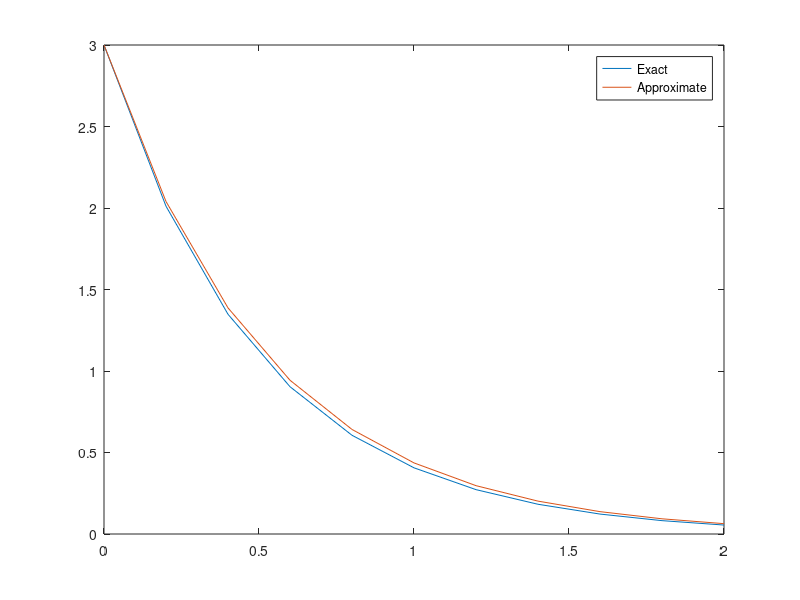
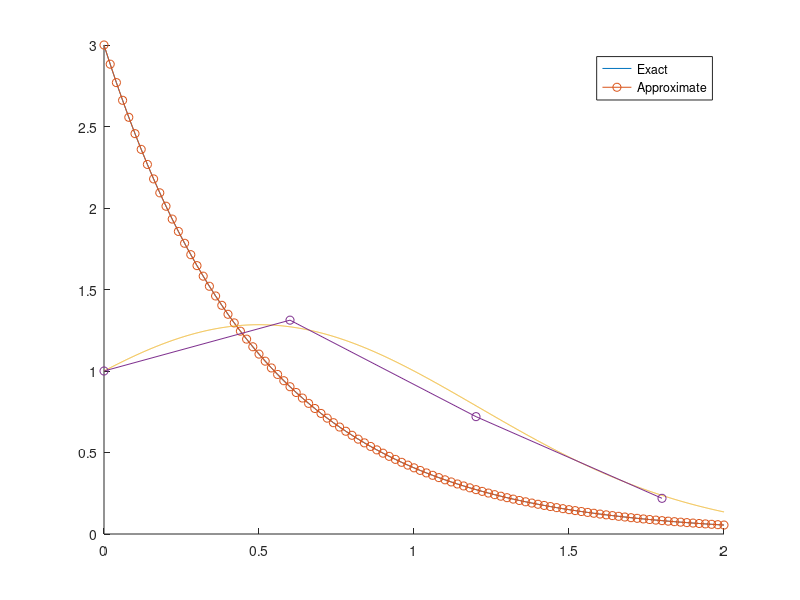

The MATLAB source for these figures, in order:
%% Example 1
%improved euler

% Solve y'(t)=-2y(t) with y0=3, midpoint method
y0 = 3;                  % Initial Condition
h=0.2;                   % Time step
t = 0:h:2;               % t goes from 0 to 2 seconds.
yexact = 3*exp(-2*t);     % Exact solution (in general we won't know this
ystar = zeros(size(t));  % Preallocate array (good coding practice)

ystar(1) = y0;           % Initial condition gives solution at t=0.
for i=1:(length(t)-1)
  k1 = -2*ystar(i);             % Approx for y gives approx for deriv
  y1 = ystar(i)+k1*h/2;         % Intermediate value
  k2 = -2*y1          ;          % Approx deriv at intermediate value.
  ystar(i+1) = ystar(i) + k2*h; % Approximate solution at next value of y
end
plot(t,yexact,t,ystar);
legend('Exact','Approximate');



%%

%runge kutta 4th



% Solve y'(t)=-2y(t) with y0=3, 4th order Runge Kutta
y0 = 3;                  % Initial Condition
h=0.02;                   % Time step
t = 0:h:2;               % t goes from 0 to 2 seconds.
tt=0:0.001:2;
yexact = 3*exp(-2*tt);     % Exact solution (in general we won't know this
ystar = zeros(size(t));  % Preallocate array (good coding practice)

ystar(1) = y0;           % Initial condition gives solution at t=0.
for i=1:(length(t)-1)
  
  k1 = -2*ystar(i)  % Approx for y gives approx for deriv
  y1 = ystar(i)+k1*h/2;      % Intermediate value (using k1)
  
  k2 = -2*y1        % Approx deriv at intermediate value.
  y2 = ystar(i)+k2*h/2;      % Intermediate value (using k2)
  
  k3 = -2*y2        % Another approx deriv at intermediate value.
  y3 = ystar(i)+k3*h;        % Endpoint value (using k3)
  
  k4 = -2*y3        % Approx deriv at endpoint value.
  
  ystar(i+1) = ystar(i) + (k1+2*k2+2*k3+k4)*h/6; % Approx soln
end
figure
hold on

plot(tt,yexact)
plot(t,ystar,'o-');
legend('Exact','Approximate');


%%

%% Example 3
% Solve y'(t)=y(t)(1-2t) with y0=1
y0 = 1;                  % Initial Condition
h=0.6;                   % Time step
t = 0:h:2;               % t goes from 0 to 2 seconds.
tt=0:0.001:2;
% Exact solution, hard to find in this case (in general we won't have it)
yexact = exp(tt-tt.^2);
ystar = zeros(size(t));  % Preallocate array (good coding practice)

ystar(1) = y0;           % Initial condition gives solution at t=0.
for i=1:(length(t)-1)
  k1 = ystar(i)*(1-2*t(i));     % Approx for y gives approx for deriv
  y1 = ystar(i)+k1*h/2;         % Intermediate value
  k2 = y1*(1-2*(t(i)+h/2));     % Approx deriv at intermediate value.
  ystar(i+1) = ystar(i) + k2*h; % Approximate solution at next value of y
end
hold on
plot(tt,yexact),
plot(t,ystar,'o-');
legend('Exact','Approximate');
